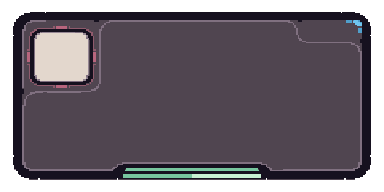
#> input picture art/candidates/system_completion_notification/ui_system_completion_notification_candidate01_raw.png, 384 x 192 px
$ python build_system_completion_notification.py
#> lines starting #> are read from the running program, lines starting #| are printed output that depends on the picture
#!/usr/bin/env python3
"""Build the compact runtime notification frame from its PixelLab source."""

from __future__ import annotations

from pathlib import Path

from PIL import Image


ROOT = Path(__file__).resolve().parents[1]
SOURCE = (
    ROOT
    / "art"
    / "candidates"
    / "system_completion_notification"
    / "ui_system_completion_notification_candidate01_raw.png"
)
OUTPUT = ROOT / "art" / "ui" / "ui_system_completion_notification.png"

PALETTE = (
    "#340106",
    "#BA3A3F",
    "#C25453",
    "#48A5CF",
    "#7AD1FD",
    "#CDD9E1",
    "#29314A",
    "#404586",
    "#53548C",
    "#91465F",
    "#BE6E87",
    "#C98197",
    "#B26C09",
    "#E2953A",
    "#DDAD7E",
    "#73CD9B",
    "#B1FFD1",
    "#F4FFF8",
    "#140F1D",
    "#514854",
    "#817582",
    "#E8DCCF",
)


def _rgb(hex_color: str) -> tuple[int, int, int]:
    return tuple(bytes.fromhex(hex_color.removeprefix("#")))  # type: ignore[return-value]


LOCKED_RGB = tuple(_rgb(color) for color in PALETTE)


def _nearest_locked_color(
    color: tuple[int, int, int],
) -> tuple[int, int, int]:
    return min(
        LOCKED_RGB,
        key=lambda candidate: sum(
            (channel - locked_channel) ** 2
            for channel, locked_channel in zip(color, candidate)
        ),
    )


def _quantize_locked_palette(image: Image.Image) -> Image.Image:
    source = image.convert("RGBA")
    output = Image.new("RGBA", source.size, (0, 0, 0, 0))
    cache: dict[tuple[int, int, int], tuple[int, int, int]] = {}
    pixels = []
    for red, green, blue, alpha in source.getdata():
        if alpha == 0:
            pixels.append((0, 0, 0, 0))
            continue
        rgb = (red, green, blue)
        locked = cache.setdefault(rgb, _nearest_locked_color(rgb))
        pixels.append((*locked, 255))
    output.putdata(pixels)
    return output


def build() -> None:
    source = Image.open(SOURCE).convert("RGBA")
#> source is the input picture: PIL image 384x192 RGBA; mean R, G, B, A 65.3, 57.8, 66, 206.8
    if source.size != (384, 192):
        raise ValueError(f"Unexpected PixelLab source size: {source.size}")

    # PixelLab's UI model repeats an unadorned center band. Remove only that
    # repeat: the complete icon well remains in rows 12..95 and the generated
    # mint completion rail remains in rows 168..179. No resampling is used.
    compact = Image.new("RGBA", (384, 96), (0, 0, 0, 0))
#> compact: PIL image 384x96 RGBA; every value is 0
    compact.paste(source.crop((0, 12, 384, 96)), (0, 0))
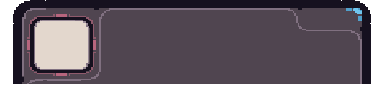
#> compact: PIL image 384x96 RGBA; mean R, G, B, A 69.5, 60.9, 69.1, 206.9; transparent parts drawn white
    compact.paste(source.crop((0, 168, 384, 180)), (0, 84))
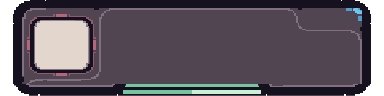
#> compact: PIL image 384x96 RGBA; mean R, G, B, A 76.9, 69.4, 77.8, 235.4; transparent parts drawn white

    OUTPUT.parent.mkdir(parents=True, exist_ok=True)
    _quantize_locked_palette(compact).save(OUTPUT)
#> the loop in _quantize_locked_palette, `for red, green, blue, alpha in source.getdata():` made 36864 passes
#> (red, green, blue, alpha) on passes 1 to 3: (0, 0, 0, 0), (0, 0, 0, 0), (0, 0, 0, 0)
#> after the loop in _quantize_locked_palette, `for red, green, blue, alpha in source.getdata():`: pixels = 36864 items
    print(OUTPUT.relative_to(ROOT).as_posix())


if __name__ == "__main__":
    build()
